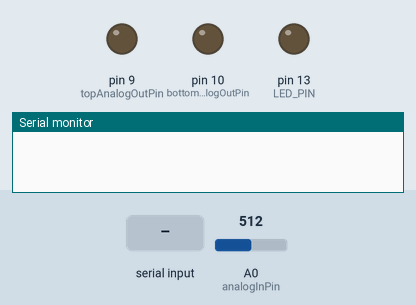
A sketch run on a simulated Arduino Leonardo, built with avr-gcc and run on an emulated ATmega32U4. Parts: output pins drawn as LEDs (lit = HIGH), the last lines printed to the serial monitor. Inputs (shaded band) come from the test bench; at power-on: A0 (analogInPin) = 512.

Above: at 1.2 s.
1.3 s: "s90\n" received over Serial
At 1.8 s:
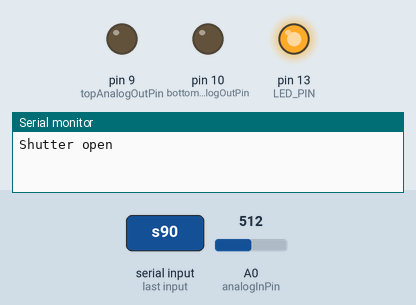
2.8 s: "b90\n" received over Serial
At 4.0 s:
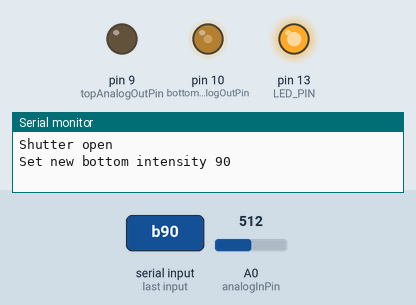
4.3 s: "s,45\n" received over Serial
At 5.3 s:
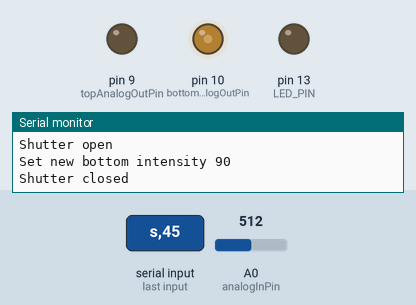
5.8 s: "t90\n" received over Serial
At 6.5 s:
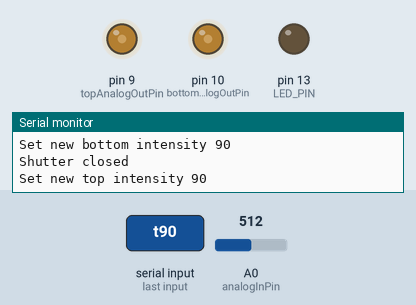
7.3 s: "b,45\n" received over Serial
At 7.7 s:
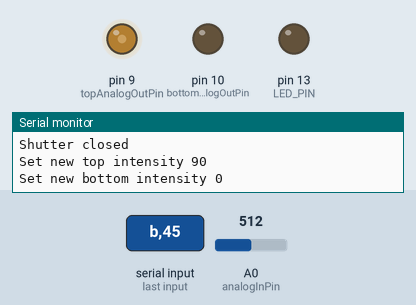
Timing chart, 0 to 10.3 s (numbered marks = the images above; inputs shaded):
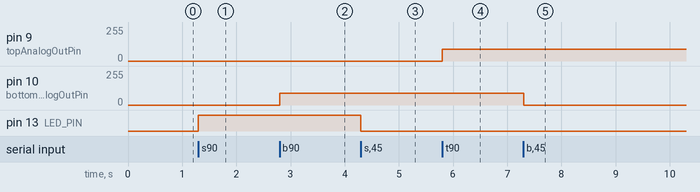

The sketch:

ArduinoCode_ed.ino
```cpp
#define SHUTTER 8
#define LED_PIN 13


const int analogInPin = A0; // Analog input pin that the Photodetector is attached to
int intensityValue = 0;     // value read from the Photodetector
int outputValue = 0;        // value output to the PWM (analog out)
/*char inData[5];             // Allocate 4 characters for the string send over serial port + 1 stop character
char inChar;                  // Where to store the character read
char value[4];
int valueint;
bool newdata_state=0;
String content = "";
char character;
*/

const int INPUTBUFFER_LENGTH = 150;
String inputString = "";         // a string to hold incoming data
boolean stringComplete = false;  // whether the string is complete
long inputNumber;
char inputNumberBuffer[INPUTBUFFER_LENGTH];

char cmd_char;


byte index = 0; // Index into array; where to store the character
char device = 0;
const int topAnalogOutPin = 9; // Analog output pin that the TOPLED is attached to
const int bottomAnalogOutPin = 10; // Analog output pin that the BOTTOMLED is attached to

char intensityLED=0;
int shutter_state = 0;
int bottomled_state = 0;

void setup()
{
  // start serial port at 9600 bps:
  Serial.begin(9600);
  while (!Serial) {
    ; // wait for serial port to connect. Needed for Leonardo only
  }
  pinMode(LED_PIN, OUTPUT);
  pinMode(6, INPUT);
  pinMode(7, INPUT);
  digitalWrite(LED_PIN, bottomled_state);
  digitalWrite(SHUTTER, shutter_state);
}

void loop()
{
  // read the analog in value:
  intensityValue = analogRead(analogInPin);
  // map it to the range of the analog out:
  //outputValue = map(intensityValue, 0, 1023, 0, 255);
  // wait 2 milliseconds before the next loop
  // for the analog-to-digital converter to settle
  // after the last reading:

  delay(2);


  // check serial port for new data
  serialEvent();


  // handle completed commands
  if (stringComplete) {
    cmd_char = tolower(inputString[0]);

    switch(cmd_char){
      case 's':
        inputNumber = interpret_int_from_string(inputString.substring(1));
        if (inputNumber > 0){
          digitalWrite(SHUTTER, 1);
          digitalWrite(LED_PIN, 1);
          Serial.println("Shutter open");
        }
        else {
          digitalWrite(SHUTTER, 0);
          digitalWrite(LED_PIN, 0);
          Serial.println("Shutter closed");
        }
        break;
      case 'b':
        inputNumber = interpret_int_from_string(inputString.substring(1));
        analogWrite(bottomAnalogOutPin, inputNumber);
        Serial.print("Set new bottom intensity ");
        Serial.println(inputNumber);
        break;
      case 't':
        inputNumber = interpret_int_from_string(inputString.substring(1));
        analogWrite(topAnalogOutPin, inputNumber);
        Serial.print("Set new top intensity ");
        Serial.println(inputNumber);
        break;
      case 'p':
        //Serial.print("Intensity of the photodetector is: ");
        Serial.println(intensityValue);
        break;
      default:
        Serial.print("unknown cmd: (");
        Serial.print(inputString);
        Serial.println(")");
    }
    // clear the string:
    inputString = "";
    stringComplete = false;
  }
}


////////////

long interpret_int_from_string(String in) {
    in.trim();
    /*for (int i=2; i<INPUTBUFFER_LENGTH; i++){
      inputNumberBuffer[i-2]=in[i];
    }
    */
    in.toCharArray(inputNumberBuffer, INPUTBUFFER_LENGTH);

    return atol(inputNumberBuffer);
}

int sign(int x) {
    return (x > 0) - (x < 0);
}


// serial interrupt handler
void serialEvent() {
    while (Serial.available()) {
      // get the new byte:
      char inChar = (char)Serial.read();
      // add it to the inputString:
      inputString += inChar;
      // if the incoming character is a newline, set a flag
      // so the main loop can do something about it:
      if (inChar == '\n') {
          stringComplete = true;
          //Serial.println(inputString);

      }
    }
}
```

Measured:
- after the input at 1.3 s, pin 13 (LED_PIN): LOW → HIGH at once
- after the input at 2.8 s, pin 10 (bottomAnalogOutPin): 0/255 → 90/255 at once
- after the input at 4.3 s, pin 13 (LED_PIN): HIGH → LOW at once
- after the input at 5.8 s, pin 9 (topAnalogOutPin): 0/255 → 90/255 at once
- after the input at 7.3 s, pin 10 (bottomAnalogOutPin): 90/255 → 0/255 at once
